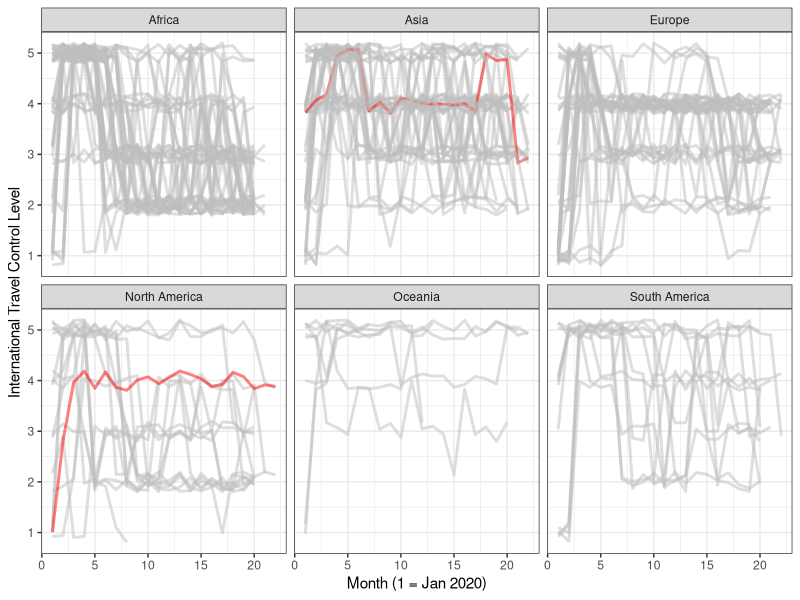
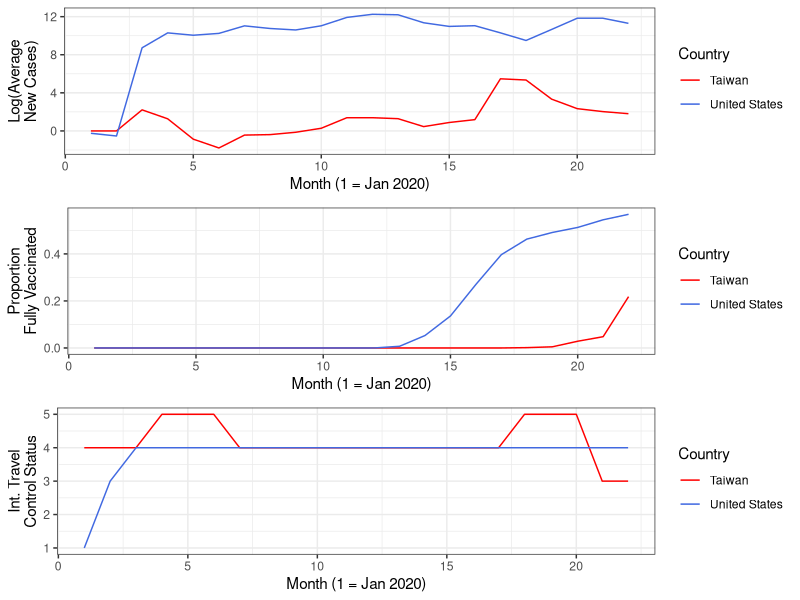

Write R code to recreate these figures, in order.
# Initial EDA

library(tidyverse)
library(cowplot)

# set working directory if necessary
if (rstudioapi::isAvailable()) {
  setwd(dirname(rstudioapi::getActiveDocumentContext()$path))
}

# Set ggplot theme
old_theme <- theme_set(theme_bw())
# Picture saving settings
pic_width <- 7
pic_height <- 4
pic_unit <- 'in'

# Read in data
covid <- read_csv('data/international_controls.csv')

# Number of countries in analysis by continent
covid %>%
  group_by(continent) %>%
  summarize(n_countries = length(unique(location)),
            n = n())

# Visualize control levels by continent/country
p <- covid %>%
  mutate(Taiwan = ifelse(location %in% c('Taiwan', 'United States'), 'Yes', 'No')) %>%
  ggplot(aes(x = time, y = jitter(int_travel_controls), group = location,
             col = Taiwan)) +
  geom_line(alpha = 0.5, size = 1) +
  facet_wrap(~ continent, ncol = 3) +
  scale_color_manual(values = c('grey', 'red')) +
  labs(x = 'Month (1 = Jan 2020)',
       y = 'International Travel Control Level') +
  theme(legend.position = 'none')

ggsave('plots/eda_control_levels.png',
       plot = p,
       device = 'png',
       dpi = 300,
       width = pic_width, 
       height = pic_height,
       units = pic_unit)


# Taiwan analysis
control_tw <- covid %>%
  filter(location %in% c('United States', 'Taiwan'))
p1 <- control_tw %>%
  ggplot(aes(time, log(avg_new_cases), col = location)) +
  geom_line() +
  scale_color_manual(values = c('red', 'royalblue')) +
  labs(x = 'Month (1 = Jan 2020)',
       y = 'Log(Average\nNew Cases)',
       col = 'Country')
p2 <- control_tw %>%
  ggplot(aes(time, perc_fully_vaccinated, col = location)) +
  geom_line() +
  scale_color_manual(values = c('red', 'royalblue')) +
  labs(x = 'Month (1 = Jan 2020)',
       y = 'Proportion\nFully Vaccinated',
       col = 'Country')
p3 <- control_tw %>%
  ggplot(aes(time, int_travel_controls, col = location)) +
  geom_line() +
  scale_color_manual(values = c('red', 'royalblue')) +
  labs(x = 'Month (1 = Jan 2020)',
       y = 'Int. Travel\nControl Status',
       col = 'Country') +
  scale_y_continuous(breaks= c(1, 2, 3, 4, 5))

# Save plot
plot_grid(p1, p2, p3, nrow = 3) %>%
  ggsave('plots/eda_taiwan.png',
         plot = .,
         device = 'png',
         dpi = 300,
         width = pic_width, 
         height = pic_height,
         units = pic_unit)
